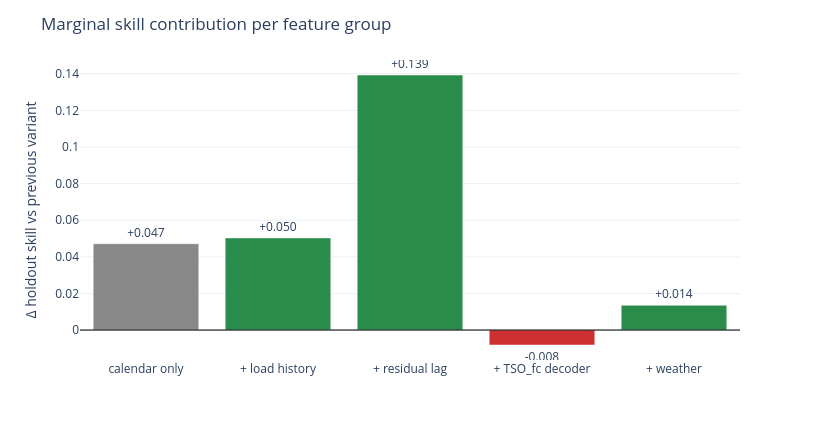

Source (notebook cell):
### Markdown cell above
## 3. Marginal contribution of each feature group

Each bar = the holdout skill **delta** when adding that feature group to the previous variant. This is what tells us where the leverage is.

### Code cell
colors = ['#888'] + [
    '#2a8c4a' if v > 0 else '#cc3030'
    for v in df['marginal_skill'].iloc[1:]
]
fig = go.Figure()
fig.add_bar(
    x=df['label'], y=df['marginal_skill'],
    marker_color=colors,
    text=[f'{v:+.3f}' for v in df['marginal_skill']],
    textposition='outside',
)
fig.add_hline(y=0, line_color='black', line_width=1)
fig.update_layout(
    title='Marginal skill contribution per feature group',
    yaxis_title='Δ holdout skill vs previous variant',
    height=440, width=820, template='plotly_white',
    margin=dict(t=60, b=80),
)
fig.show()

### Figure 1 — Plotly figure (JSON) as saved in the notebook; plotly's stock layout.template omitted (floating-point values rounded to 4 significant figures)
{"data": [{"marker": {"color": ["#888", "#2a8c4a", "#2a8c4a", "#cc3030", "#2a8c4a"]}, "text": ["+0.047", "+0.050", "+0.139", "-0.008", "+0.014"], "textposition": "outside", "type": "bar", "x": ["calendar only", "+ load history", "+ residual lag", "+ TSO_fc decoder", "+ weather"], "y": [0.04716, 0.05033, 0.1393, -0.008168, 0.01354]}], "layout": {"height": 440, "margin": {"b": 80, "t": 60}, "shapes": [{"line": {"color": "black", "width": 1}, "type": "line", "x0": 0, "x1": 1, "xref": "x domain", "y0": 0, "y1": 0, "yref": "y"}], "title": {"text": "Marginal skill contribution per feature group"}, "width": 820, "yaxis": {"title": {"text": "Δ holdout skill vs previous variant"}}}}
